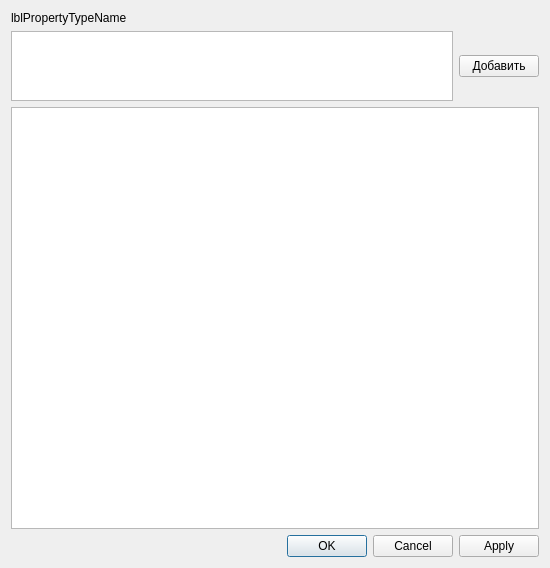
<?xml version="1.0" encoding="UTF-8"?>
<ui version="4.0">
 <class>UserDictionaryEditDialog</class>
 <widget class="QDialog" name="UserDictionaryEditDialog">
  <property name="geometry">
   <rect>
    <x>0</x>
    <y>0</y>
    <width>550</width>
    <height>568</height>
   </rect>
  </property>
  <property name="windowTitle">
   <string>Пользовательский словарь</string>
  </property>
  <layout class="QVBoxLayout" name="verticalLayout">
   <item>
    <widget class="QLabel" name="lblPropertyTypeName">
     <property name="text">
      <string>lblPropertyTypeName</string>
     </property>
    </widget>
   </item>
   <item>
    <layout class="QHBoxLayout" name="horizontalLayout">
     <item>
      <widget class="QPlainTextEdit" name="edtNewText">
       <property name="sizePolicy">
        <sizepolicy hsizetype="Expanding" vsizetype="Maximum">
         <horstretch>0</horstretch>
         <verstretch>0</verstretch>
        </sizepolicy>
       </property>
      </widget>
     </item>
     <item>
      <widget class="QPushButton" name="btnAddNewText">
       <property name="text">
        <string>Добавить</string>
       </property>
      </widget>
     </item>
    </layout>
   </item>
   <item>
    <widget class="QListView" name="lvUserDictionary">
     <property name="contextMenuPolicy">
      <enum>Qt::CustomContextMenu</enum>
     </property>
     <property name="alternatingRowColors">
      <bool>true</bool>
     </property>
     <property name="textElideMode">
      <enum>Qt::ElideNone</enum>
     </property>
     <property name="wordWrap">
      <bool>true</bool>
     </property>
    </widget>
   </item>
   <item>
    <widget class="QDialogButtonBox" name="buttonBox">
     <property name="standardButtons">
      <set>QDialogButtonBox::Apply|QDialogButtonBox::Cancel|QDialogButtonBox::Ok</set>
     </property>
    </widget>
   </item>
  </layout>
 </widget>
 <resources/>
 <connections/>
</ui>
